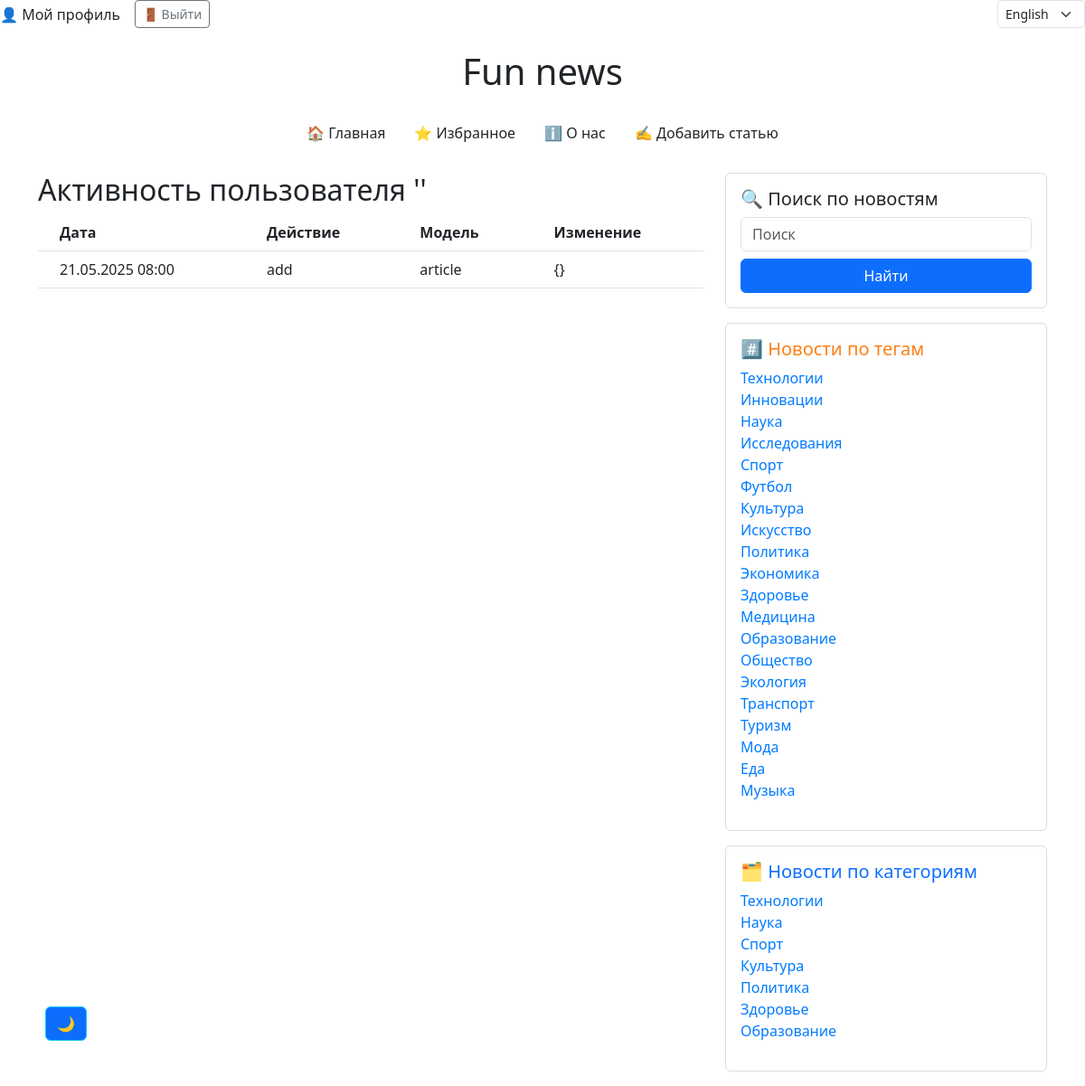
The page /user_actions/user_action/ (signed in) on the database its author committed.
### user_actions/models.py (models this page shows, shortened)
class UserAction(models.Model):
    created_at = models.DateTimeField(auto_now_add=True)
    user = models.ForeignKey(get_user_model(), on_delete=models.CASCADE, null=True)
    model_name = models.CharField(max_length=255)
    action = models.CharField(max_length=255)
    diff = models.JSONField(default=dict)

### news/models.py (models this page shows, shortened)
class Tag(models.Model):
    name = models.CharField(max_length=255, unique=True)
    class Meta:
        verbose_name = 'Тег'  # единственное число для отображения в админке
        verbose_name_plural = 'Теги'  # мн. число для отображения в админке

class Category(models.Model):
    name = models.CharField(max_length=255, unique=True)
    class Meta:
        verbose_name = 'Категория'  # единственное число для отображения в админке
        verbose_name_plural = 'Категории'  # мн. число для отображения в админке

### user_actions/views.py (the view)
# urls.py: path('user_action/', user_action, name='user_action'),
def user_action(request):
    user_actions = UserAction.objects.filter(user=request.user)
    all_tags = Tag.objects.all()
    all_categories = Category.objects.all()
    context = {
        'all_tags': all_tags,
        'all_categories': all_categories,
        'user_actions': user_actions,
    }
    return render(request, 'user_action.html', context=context)

### news/context_processors.py (called while the page is built)
def global_settings(request):
    if cache.get('favourite_count') is None:
        cache.set('favourite_count', Favourite.objects.count(), 60 * 15)
    if cache.get('like_count') is None:
        cache.set('like_count', Like.objects.count(), 60 * 15)
    if cache.get('articles_count') is None:
        cache.set('articles_count', Article.objects.count(), 60 * 15)
    if cache.get('all_tags_count') is None:
        cache.set('all_tags_count', Tag.objects.count(), 60 * 15)
    if cache.get('all_categories_count') is None:
        cache.set('all_categories_count', Category.objects.count(), 60 * 15)
    return {
        'favourites_count': cache.get('favourite_count'),
        'likes_count': cache.get('like_count'),
        'articles_count': cache.get('articles_count'),
    }

### user_actions/templates/user_action.html (shortened to what this page needs)
{% extends 'news/base.html' %}
{% load i18n %}
{% block content %}
    <h2> {% trans 'Активность пользователя' %} '{{ username }}' </h2>
<table class="table align-middle">
  <thead>
    <tr>
      <th class="px-4"> {% trans 'Дата' %} </th>
      <th class="px-4"> {% trans 'Действие' %} </th>
      <th class="px-4"> {% trans 'Модель' %} </th>
      <th class="px-4"> {% trans 'Изменение' %}</th>
    </tr>
  </thead>
  <tbody>
    {% for log in user_actions %}
    <tr>
      <td class="px-4 py-2">{{ log.created_at|date:"d.m.Y H:i" }}</td>
      <td class="px-4 py-2">{{ log.action }}</td>
      <td class="px-4 py-2">{{ log.model_name }}</td>
      <td class="px-4 py-2">{{ log.diff }}</td>
    </tr>
    {% empty %}
    <tr>
      <td class="px-4 py-2" colspan="5"> {% trans 'Действий пользователя еще нет' %} </td>
    </tr>
    {% endfor %}
  </tbody>
</table>
{% endblock %}

### news/templates/news/base.html (shortened to what this page needs)
{% load static %}
{% load i18n %}
<!DOCTYPE html>
<html lang="ru">
<head>
    <link href="https://cdn.jsdelivr.net/npm/bootstrap@5.3.0/dist/css/bootstrap.min.css" rel="stylesheet">
    <link href="https://cdn.jsdelivr.net/npm/aos@2.3.4/dist/aos.css" rel="stylesheet">
    <link rel="stylesheet" href="https://unpkg.com/leaflet@1.9.4/dist/leaflet.css"/>
    <link rel="stylesheet" type="text/css" href="{% static 'css/style.css' %}">
</head>
<body>
<div class="d-flex justify-content-between align-items-center w-100">
  <div class="d-flex align-items-center">
    {% if user.is_authenticated %}
        {% if request.resolver_match.url_name != 'user_info' %}
      <a class="nav-link me-3" href="{% url 'profiles:user_info' %}">👤 {% trans 'Мой профиль' %}</a>
            {% endif %}
      <form method="post" action="{% url 'account_logout' %}" class="d-inline">
        <button type="submit" class="btn btn-outline-secondary btn-sm">{% trans '🚪 Выйти' %}</button>
      </form>
    {% else %}
      <a class="nav-link me-2" href="{% url 'account_login' %}">🔑 {% trans 'Авторизация' %}</a>
      <span class="me-2">/</span>
      <a class="nav-link" href="{% url 'account_signup' %}">➕ {% trans 'Регистрация' %}</a>
    {% endif %}
  </div>
  <div>
    <form action="{% url 'set_language' %}" method="post" class="d-inline">
      {% get_current_language as LANGUAGE_CODE %}
      <select name="language" onchange="this.form.submit()" class="form-select form-select-sm w-auto">
        {% get_available_languages as LANGUAGES %}
        {% for code, name in LANGUAGES %}
          <option value="{{ code }}" {% if code == LANGUAGE_CODE %}selected{% endif %}>{{ name }}</option>
        {% endfor %}
      </select>
    </form>
  </div>
</div>
    <div class="container mt-4">
    <h1 class="text-center mb-4">Fun news</h1>
    <button id="theme-toggle" class="btn btn-outline-info">🌙</button>
    <nav class="mb-4">
        <ul class="nav justify-content-center">
            {% if not request.path == '/news/' %}
                <li class="nav-item">
                    <a class="nav-link" href="{% url 'news:catalog' %}">{% trans '🏠 Главная' %}</a>
                </li>
            {% endif %}
            {% if user.is_authenticated %}
                <li class="nav-item">
                    <a class="nav-link" href="{% url 'news:favourites' %}">{% trans '⭐ Избранное' %}</a>
                </li>
            {% else %}
                <li class="nav-item">
                    <a class="nav-link disabled" href="#" tabindex="-1" aria-disabled="true">{% trans '⭐ Избранное' %}</a>
                </li>
            {% endif %}
            <li class="nav-item">
                <a class="nav-link" href="{% url 'news:about' %}">{% trans 'ℹ️ О нас' %}</a>
            </li>
            {% if user.is_authenticated %}
                <li class="nav-item">
                    <a class="nav-link" href="{% url 'news:add_article' %}">{% trans '✍️ Добавить статью' %}</a>
                </li>
            {% else %}
                <li class="nav-item">
                    <a class="nav-link disabled" href="#" tabindex="-1" aria-disabled="true">{% trans '✍️ Добавить статью' %}</a>
                </li>
            {% endif %}
        </ul>
    </nav>
    <div class="row">
    <div class="col-md-8">
        {% block content %}{% endblock %}
    </div>
    {% if user.is_authenticated %}
    {% if all_tags and all_categories %}
    <aside class="col-md-4">
        <div class="card mb-3 p-3">
            <h5>{% trans '🔍 Поиск по новостям' %}</h5>
            <form method="get" action="{% url 'news:search_news' %}" class="d-flex flex-column">
                <input type="text" name="text" class="form-control mb-2" placeholder= {% trans 'Поиск' %} required>
                <button type="submit" class="btn btn-primary">{% trans 'Найти' %}</button>
            </form>
        </div>
        <div class="card mb-3 p-3">
            <h5 class="tag-title">{% trans '#️⃣ Новости по тегам' %}</h5>
            {% if all_tags %}
                <ul class="list-unstyled">
                    {% for tag in all_tags %}
                        <li><a href="{% url 'news:news_by_tag' tag.name %}">{{ tag.name }}</a></li>
                    {% endfor %}
                </ul>
            {% else %}
                <p>{% trans '😕 Нет доступных тегов.' %}</p>
            {% endif %}
        </div>
        <div class="card mb-3 p-3">
            <h5 class="category-title">{% trans '🗂️ Новости по категориям' %}</h5>
            {% if all_categories %}
                <ul class="list-unstyled">
                    {% for category in all_categories %}
                        <li><a href="{% url 'news:news_by_category' category.name %}">{{ category.name }}</a></li>
                    {% endfor %}
                </ul>
            {% else %}
                <p>{% trans '😕 Нет доступных категорий.' %}</p>
            {% endif %}
            {% endif %}
        </div>
    </aside>
  {%  endif %}
    </div>
    </div>
</body>
</html>

### static/css/style.css (style rules this page uses)
.card { background-color: #ffffff; border: 1px solid #ddd; }
a { color: #007bff; text-decoration: none; }
.nav-link { color: #212529; }
h1, h5 { color: #212529; }
#theme-toggle { position: fixed; bottom: 50px; left: 50px; }
.card .category-title { color: #0d6efd; }
.card .tag-title { color: #fd7e14; }
.nav-link { color: inherit; transition: color 0.3s; }

### rows shown on the page
UserAction: created_at "21.05.2025 08:00", action "add", model_name "article", diff "{}"
Tag: name "Технологии"
Tag: name "Инновации"
Tag: name "Наука"
Tag: name "Исследования"
Tag: name "Спорт"
Tag: name "Футбол"
Tag: name "Культура"
Tag: name "Искусство"
Tag: name "Политика"
Tag: name "Экономика"
Tag: name "Здоровье"
Tag: name "Медицина"
Tag: name "Образование"
Tag: name "Общество"
Tag: name "Экология"
Tag: name "Транспорт"
Tag: name "Туризм"
Tag: name "Мода"
Tag: name "Еда"
Tag: name "Музыка"
Category: name "Технологии"
Category: name "Наука"
Category: name "Спорт"
Category: name "Культура"
Category: name "Политика"
Category: name "Здоровье"
Category: name "Образование"

### other values the page prints
form field language "English"
